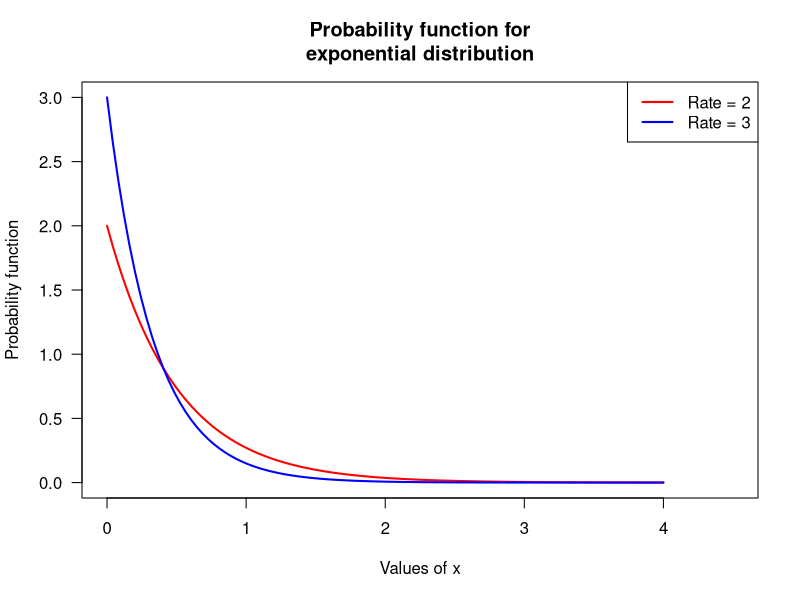

R code for this plot:
## ---- chunk 1
SymbolsTab <- array( dim = c(33, 3))

colnames(SymbolsTab) <- c("Symbol", 
                          "Meaning", 
                          "Reference")

SymbolsTab[1, ] <- c("$\\in$", 
                     "Is an element of", 
                     "(ref:Sets)")
SymbolsTab[2, ] <- c("$\\subset$", 
                     "Proper subset", 
                     "(ref:Sets)")
SymbolsTab[3, ] <- c("$\\subseteq$", 
                     "Subset", 
                     "(ref:Sets)")
SymbolsTab[4, ] <- c("$\\cup$", 
                     "Set union; or", 
                     "(ref:Sets)")
SymbolsTab[5, ] <- c("$\\cap$", 
                     "Set intersection; and", 
                     "(ref:Sets)")
SymbolsTab[6, ] <- c("$A\\setminus B$", 
                     "Set difference", 
                     "(ref:Sets)")
SymbolsTab[7, ] <- c("Superscript $c$", 
                     "Set complement", 
                     "(ref:Sets)")
SymbolsTab[8, ] <- c("$|A|$", 
                     "Cardinality of set\\ $A$", 
                     "(ref:Sets)")
SymbolsTab[9, ] <- c("$\\aleph_0$", 
                     "The smallest infinite cardinality", 
                     "(ref:Sets)")
SymbolsTab[10, ] <- c("$\\mathfrak{c}$", 
                     "Cardinality of the continuum", 
                     "(ref:Sets)")
SymbolsTab[11, ] <- c("$\\mathbb{N}$", 
                     "Set of natural (counting) numbers", 
                     "(ref:Sets)")
SymbolsTab[12, ] <- c("$\\mathbb{Z}$", 
                     "Set of integers", 
                     "(ref:Sets)")
SymbolsTab[13, ] <- c("$\\mathbb{Q}$", 
                     "Set rational numbers" , 
                     "(ref:Sets)")
SymbolsTab[14, ] <- c("$\\mathbb{R}$", 
                     "Set of real numbers", 
                     "(ref:Sets)")
SymbolsTab[15, ] <- c("$\\mathbb{R}^{+}_0$", 
                     "Set of non-negative real numbers", 
                     "(ref:Sets)")
SymbolsTab[16, ] <- c("$\\mathbb{R}_{+}$", 
                     "Set of positive real numbers", 
                     "(ref:Sets)")
SymbolsTab[17, ] <- c("$\\mathbb{R}_{-}$", 
                     "Set of negative real numbers", 
                     "(ref:Sets)")
SymbolsTab[18, ] <- c("$\\mathbb{C}$", 
                     "Set of complex numbers", 
                     "(ref:Sets)")


SymbolsTab[19, ] <- c("$P^n_r$", 
                     "Permutation of\\ $r$ elements from\\ $n$", 
                     "(ref:Probability)")
SymbolsTab[20, ] <- c("$C^n_r$; $\\binom{n}{r}$", 
                     "Combination of\\ $r$ elements from\\ $n$", 
                     "(ref:Probability)")

SymbolsTab[21, ] <- c("$p_X(x)$", 
                     "Probability mass function of\\ $X$", 
                     "(ref:Probability)")
SymbolsTab[22, ] <- c("$f_X(x)$", 
                     "Probability density function of\\ $X$", 
                     "(ref:Probability)")
SymbolsTab[23, ] <- c("$F_X(x)$", 
                     "Distribution function for\\ $X$", 
                     "(ref:Probability)")

SymbolsTab[24, ] <- c("$\\operatorname{E}[X]$; $\\mu$", 
                     "Expected value, or mean, of\\ $X$", 
                     "(ref:RandomVariables)")
SymbolsTab[25, ] <- c("$\\operatorname{var}[X]$; $\\sigma^2$", 
                     "Variance of\\ $X$", 
                     "(ref:RandomVariables)")
SymbolsTab[26, ] <- c("$\\gamma_1$", 
                     "Skewness", 
                     "(ref:RandomVariables)")

SymbolsTab[27, ] <- c("$\\gamma_2$", 
                     "Excess kurtosis", 
                     "(ref:Expectation)")
SymbolsTab[28, ] <- c("$M_X(t)$", 
                     "Moment-generating function", 
                     "(ref:Expectation)")
SymbolsTab[29, ] <- c("$\\mu'_r$", 
                     "$r$th raw moment", 
                     "(ref:Expectation)")
SymbolsTab[30, ] <- c("$\\mu_r$", 
                     "$r$th central moment", 
                     "(ref:Expectation)")

SymbolsTab[31, ] <- c("$\\phi(\\cdot)$", 
                     "Standard normal density function", 
                     "(ref:ContinuousDistributions)")
SymbolsTab[32, ] <- c("$\\Phi(\\cdot)$", 
                     "Cumulative standard normal distribution function", 
                     "(ref:ContinuousDistributions)")
SymbolsTab[33, ] <- c("$\\operatorname{erf}(x)$", 
                     "Error function", 
                     "(ref:ContinuousDistributions)")


if( knitr::is_latex_output() ) {
  kable( SymbolsTab,
         format = "latex",
         booktabs = TRUE,
         escape = FALSE,
         align = c("c", "l", "c") ) %>%
#         linesep = c("\\addlinespace", "", "\\addlinespace", "",  "\\addlinespace", "\\addlinespace", "", "\\addlinespace", "", "")) %>%  # Else adds a space every 5 lines...
        # caption = "Some symbols used") %>%
	row_spec(0, bold = TRUE) %>%
  column_spec(column = 1, width = "25mm") %>% 
  kable_styling(font_size = 9)
}
if( knitr::is_html_output() ) {
  kable( SymbolsTab,
                format = "html",
                booktabs = TRUE,
                align = c("c", "l", "c")) %>%
                #caption = "Some symbols used")
  row_spec(0, bold = TRUE)
}
## ---- chunk 2
(-5 + 7) * 2
2 * pi * 3
exp(-1)
sqrt( 9 ) * sin(3 * pi / 2)
## ---- chunk 3
1 +                2
1          +  2
1+2
1 + 2
## ---- chunk 4
Radius = 2
Area = pi * Radius^2
Area

side1 <- 2
side2 <- 4
hypot <- sqrt( side1^2 + side2^2 )
hypot
## ---- chunk 5
hourly_Wage <- 20  # Hourly wage, in $ per hr
hours_Worked <- 16 # Number of hours worked

# This all assumes no overtime rates!

weekly_Income <- hourly_Wage * hours_Worked # Income in dollar for the week
weekly_Income
## ---- chunk 6
sqrt(4
)
## ---- chunk 7
log(100)
## ---- chunk 8
log(100, 10)
## ---- chunk 9
log(100, base = 10)
## ---- chunk 10
log(x = 100, base = 10)
## ---- chunk 11
log(base = 10, x = 100)
## ---- chunk 12
matrix(data = c(1, 2, 3, 4, 5, 6), byrow = TRUE, ncol = 3)
## ---- chunk 13
array( data = c(1, 2, 3, 4, 5, 6, 7, 8), dim = c(2, 2, 2))
## ---- chunk 14
A <- matrix( c(1, -2, -20, 3), ncol = 2)
A
t(A)
## ---- chunk 15
Days_Of_Week <- c("Mon", "Tues", "Wed", "Thurs", "Fri", "Sat", "Sun")
Hours_Sleep <- c(8, 8, 8, 8, 6, 6, 10)

Hours_Sleep == 8
Hours_Sleep > 8
Hours_Sleep >= 8

Hours_Sleep == 6 | Hours_Sleep == 10 # | means "OR"

Hours_Sleep > 6 & Hours_Sleep < 10 # & means "AND"

which(Hours_Sleep == 8)
which(Hours_Sleep > 8)
which(Hours_Sleep >= 8)

which(Hours_Sleep == 6 | Hours_Sleep == 10 ) # | means "OR"

which(Hours_Sleep > 6 & Hours_Sleep < 10 ) # & means "AND"

Weekend <- Days_Of_Week == "Sat" | Days_Of_Week == "Sun"

Week_Day <- !Weekend # ! means "NOT"

Hours_Sleep[Week_Day]

Hours_Sleep[Weekend]


cat("These are the hours of sleep on weekdays:", Hours_Sleep[Week_Day], "\n")
   # Notice that  \n  is used to create a new line.
## ---- chunk 16
Hours_Sleep[1]
Hours_Sleep[3:5]

Hours_Sleep[Weekend]
## ---- chunk 17
x <- 0 : 10
x
x + 3
2 * x

sqrt(x) # The square root function
cos(x)  # The cosine function
exp( -x ) # The exponential function
## ---- chunk 18
x <- c(1, 2, 3, 4, 5)
y <- c(12, 10, 9, 7, 4)

out <- lm(y ~ x) # Read: 'y as a function of x'
coef(out)
summary(out)
## ---- chunk 19
x <- seq(0, 4, length = 100)
y1 <- dexp(x, rate = 2) # Probability function for an exponential distn

plot(y1 ~ x,
     type = "l", # Use lines, not points
     lwd = 2, # Make lines a bit thicker
     xlab = "Values of x",
     ylab = "Probability function",
     main = "Probability function for\nexponential distribution",
      # NOTE: using  \n  adds a line break, and # is used for comments
     col = "red", 
     las = 1, # Makes the axis labels all horizontal
     xlim = c(0, 4.5), # Changes the displayed limits of the x-axis
     ylim = c(0, 3) ) # Changes the displayed limits on the y-axis

y2 <- dexp(x, rate = 3)
lines( y2 ~ x, # ADD a line to existing point
       lwd = 2,
       col = "blue")

legend("topright", # The location
       lwd = 2,
       col = c("red", "blue"),
       legend = c("Rate = 2",
                  "Rate = 3")
       )

